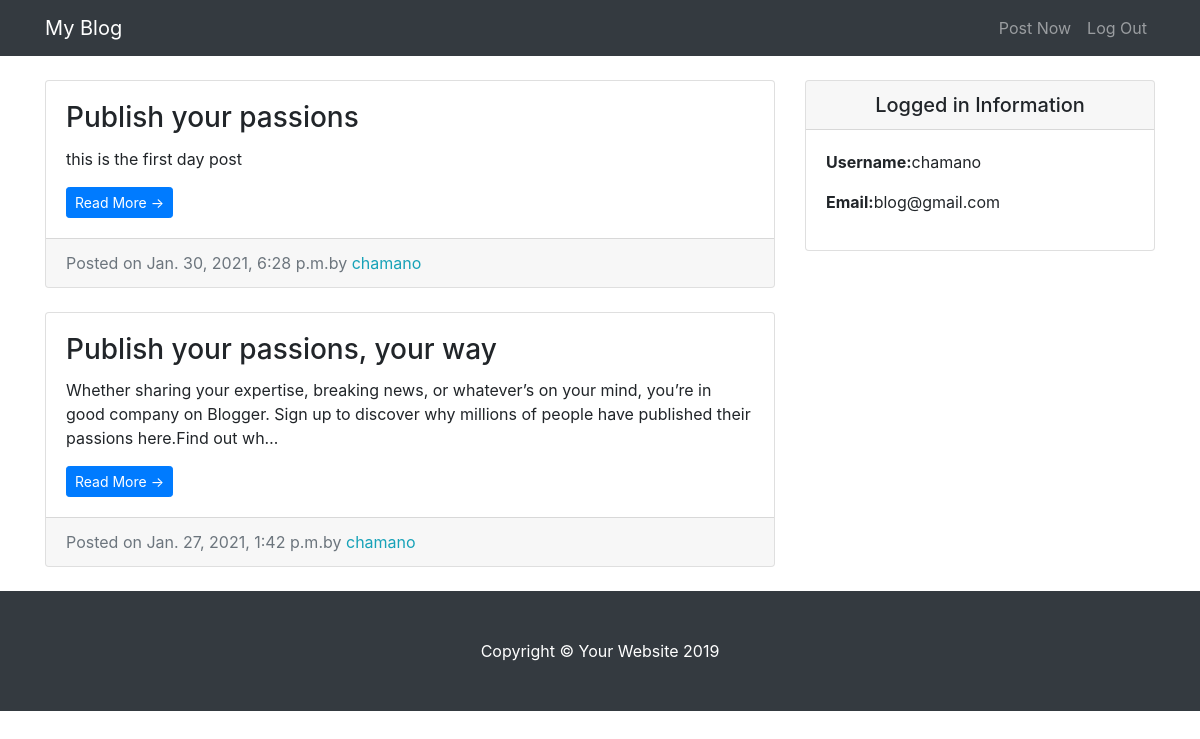
Page / (signed in) on the earlier database version.
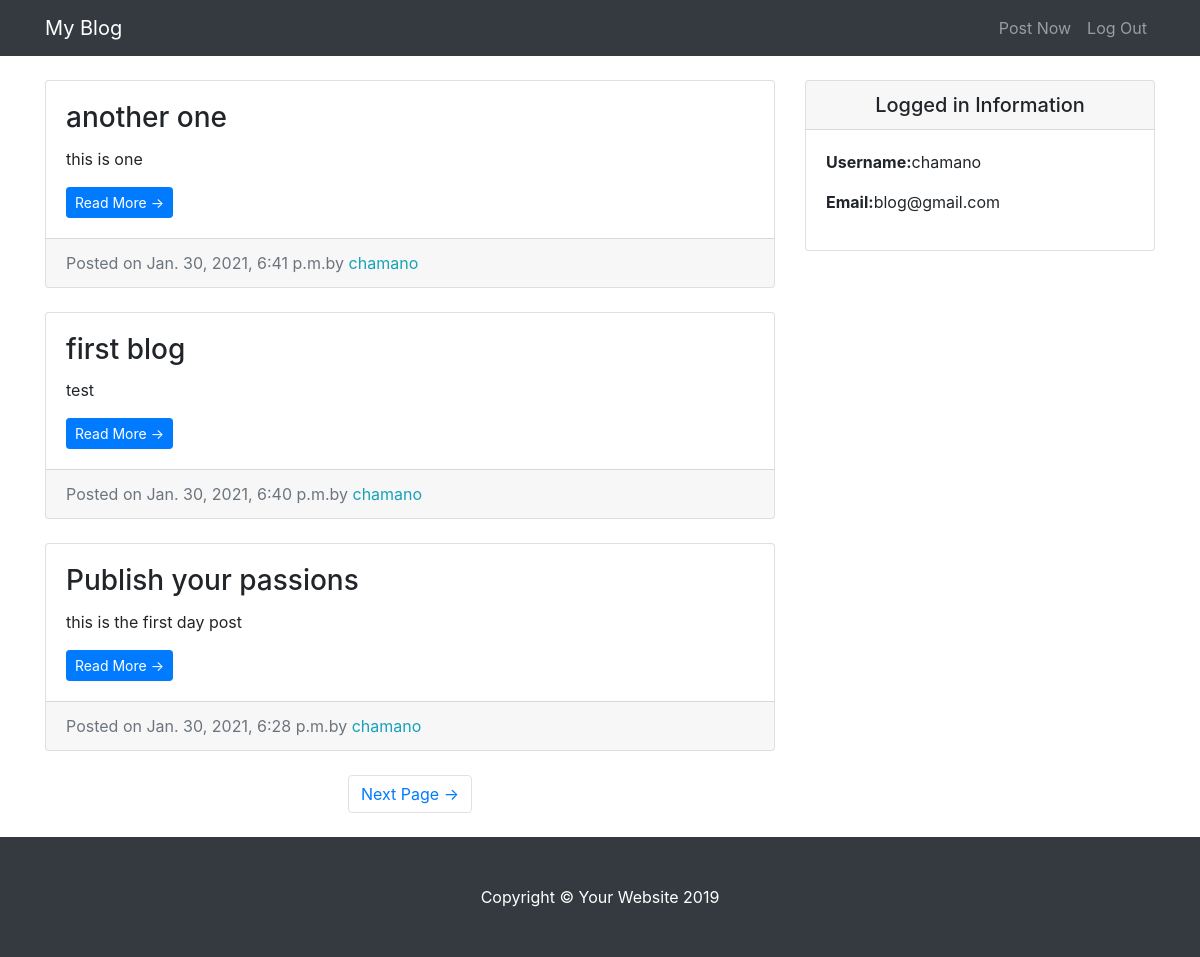
Same page on the later database version.
### Blogwebsite/models.py (models this page shows, shortened)
class Entry(models.Model):
    entry_title = models.CharField(max_length=50)
    entry_text = models.TextField()
    entry_date = models.DateTimeField(auto_now_add=True)
    entry_author = models.ForeignKey(User, on_delete=models.CASCADE)
    class Meta:
        verbose_name_plural = "entries"

### Blogwebsite/views.py (the view)
# urls.py: path('',HomeView.as_view(), name = 'blog-home'),
class HomeView(LoginRequiredMixin, ListView):
    model = Entry
    template_name = 'entries/index.html'
    context_object_name = 'blog_entries'
    ordering = ['-entry_date']
    paginate_by = 3

### Blogwebsite/templates/entries/index.html (shortened to what this page needs)
{% extends 'entries/base.html' %}
{% block content %}
      <div class="col-md-8">
        {% for entry in blog_entries %}
        <div class="card mb-4 mt-4">
          <div class="card-body">
            <h3 class="card-title">{{ entry.entry_title }}</h3>
            <p class="card-text">{{ entry.entry_text|truncatechars:200 }}</p>
            <a href="{% url 'entry-detail' entry.pk %}" class="btn btn-primary btn-sm">Read More &rarr;</a>
          </div>
          <div class="card-footer text-muted">
            Posted on {{ entry.entry_date }}by
            <span class= "text-info mr-2">{{ entry.entry_author }}</span>
          </div>
        </div>
        {% endfor %}
        {% if is_paginated %}
        <ul class="pagination justify-content-center mb-4">
          {% if page_obj.has_next %}
          <li class="page-item">
            <a class="page-link" href="?page={{page_obj.has_next_page_number}}">Next Page &rarr;</a>
          </li>
          {% endif %}
        </ul>
        {% endif %}
      </div>
{% endblock %}

### Blogwebsite/templates/entries/base.html (shortened to what this page needs)
{% load static %}
<!DOCTYPE html>
<html lang="en">
<head>
  <link href="{% static 'entries/vendor/bootstrap/css/bootstrap.min.css' %}" rel="stylesheet">
  <link href="{% static 'entries/css/blog-home.css' %}" rel="stylesheet">
</head>
<body>
  <nav class="navbar navbar-expand-lg navbar-dark bg-dark fixed-top">
    <div class="container">
      <a class="navbar-brand" href="{% url 'blog-home' %}">My Blog</a>
      <div class="collapse navbar-collapse" id="navbarResponsive">
        <ul class="navbar-nav ml-auto">
          <li class="nav-item">
            <a class="nav-link" href="{% url 'create_entry' %}">Post Now</a>
          </li>
          <li class="nav-item">
            <a class="nav-link" href="{% url 'logout' %}">Log Out</a>
          </li>
        </ul>
      </div>
    </div>
  </nav>
  <div class="container">
    <div class="row">
      {% block content %}
      {% endblock %}
    <div class="col-md-4">
       <div class="card my-4">
          <h5 class="card-header text-center">Logged in Information</h5>
          <div class="card-body">
            <ul class="list-unstyled mb-0">
                <li>
                    <p> <strong>Username:</strong>{{user.username}} </p>
                </li>
                <li>
                    <p> <strong>Email:</strong>{{user.email}} </p>
                </li>
            </ul>
          </div>
        </div>
      </div>
    </div>
  </div>
  <footer class="py-5 bg-dark">
    <div class="container">
      <p class="m-0 text-center text-white">Copyright &copy; Your Website 2019</p>
    </div>
  </footer>
</body>
</html>

### Blogwebsite/static/entries/css/blog-home.css (style rules this page uses)
body { padding-top: 56px; }

Differences in the rows shown:
no longer on this page (row unchanged): Entry: entry_title "Publish your passions, your way", entry_text "Whether sharing your expertise, breaking news, or whatever’s on your mind, you’re in good company on Blogger. Sign up to discover why millions of people have published their passions here.Find out wh…", entry_date "Jan. 27, 2021, 1:42 p.m.", entry_author "chamano"
added Entry: entry_title "another one", entry_text "this is one", entry_date "Jan. 30, 2021, 6:41 p.m.", entry_author "chamano"
added Entry: entry_title "first blog", entry_text "test", entry_date "Jan. 30, 2021, 6:40 p.m.", entry_author "chamano"
Other differences:
text now shown: "Next Page →"
